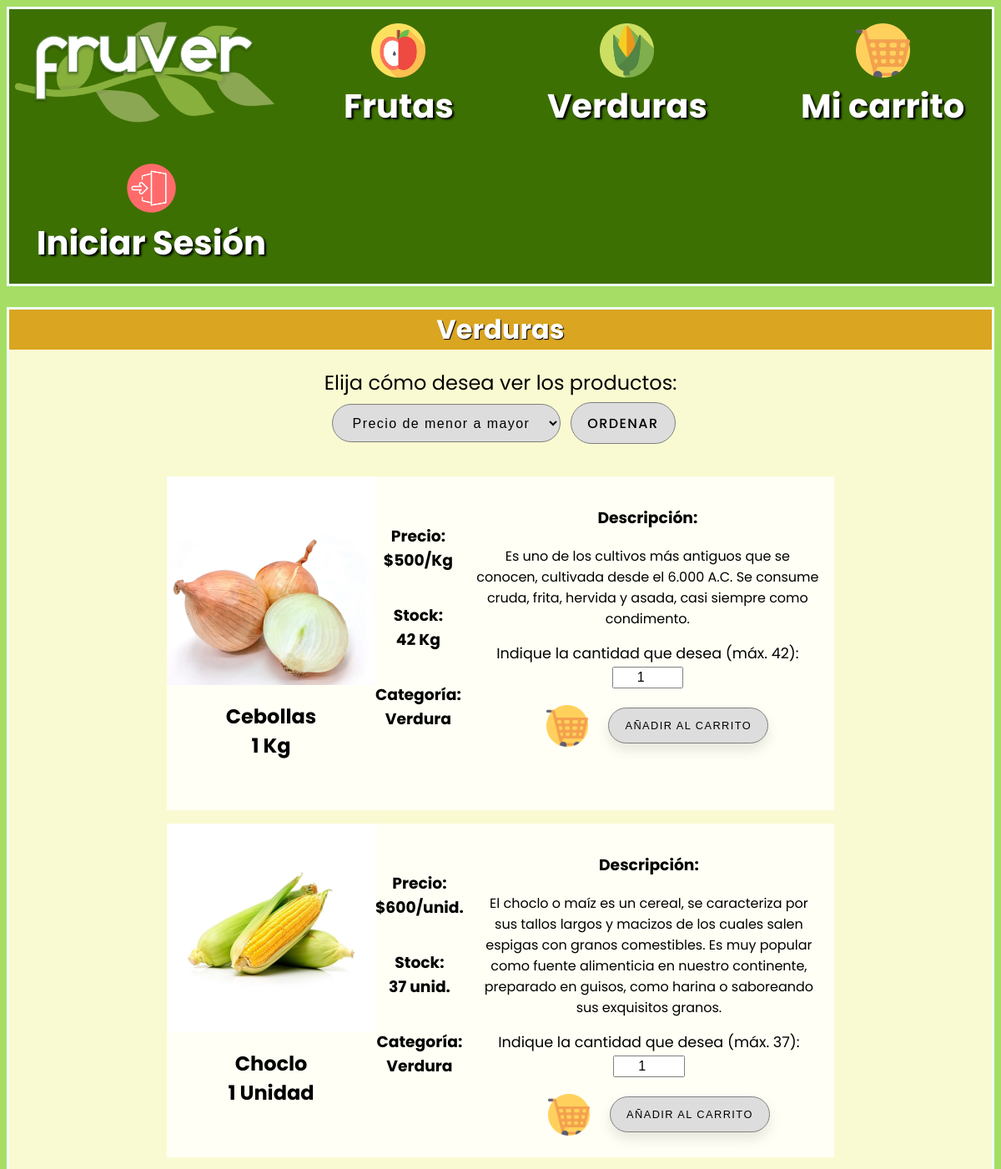
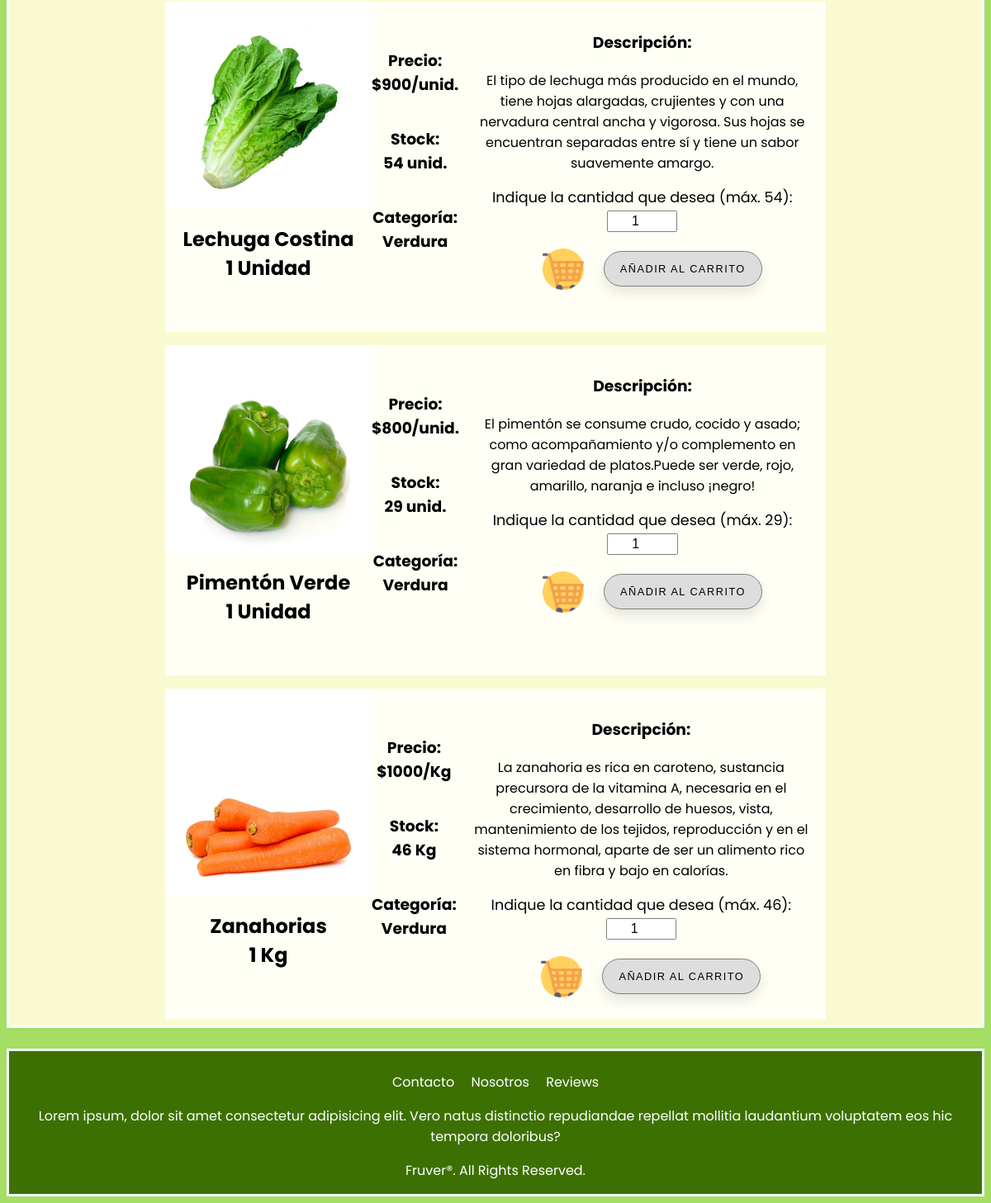
Page /pedidos/verduras/ on the committed database (2 pictures, top to bottom).
### Productos/models.py (models this page shows, shortened)
class Producto(models.Model):
    nombre_producto = models.CharField(max_length=30)
    tipo_producto = models.CharField(max_length=20)
    precio_producto = models.IntegerField(default=0)
    modo_venta = models.CharField(max_length=30)
    stock_producto = models.IntegerField(default=0)
    descripcion_producto = models.TextField(max_length=350)
    imagen_producto = models.ImageField(null=True, blank=True)

### Pedidos/views.py (the view)
# urls.py: path('verduras/', views.verduras, name='fruver-verduras'), #Sección de verduras a la venta
def verduras(request):
    verduras = Producto.objects.filter(tipo_producto='Verdura')
    context = {'verduras': verduras}
    return render(request, 'Pedidos/verduras.html', context)

### Pedidos/context_processor.py (called while the page is built)
def total_pedido(request):
    total = 0
    if request.user.is_authenticated:
        if "carrito" in request.session.keys():
            for key, value in request.session["carrito"].items():
                total += int(value["subtotal"])
    return {"total_pedido": total}

### Pedidos/templates/Pedidos/verduras.html (shortened to what this page needs)
{% extends "Home/base.html" %}
{% load static %}
{% block stylesheet %}
<link rel="stylesheet" href="{% static 'Pedidos/styles/verduras.css' %}">
{% endblock stylesheet %}
{% block content %}
    <h1>Verduras</h1>
    <section class="combobox" >
        <label for="ordenar">Elija cómo desea ver los productos:</label><br>
        <form action="{% url 'fruver-filtrarverduras' %}" method="POST">
            <select name="ordenar" id="ordenar">
                <option value="precio_producto">Precio de menor a mayor</option>
            </select>
            <button type="submit" class="order">Ordenar</button>
        </form><br>
    </section>
    <section class="productoss" >
        {% for verdura in verduras %}
            <div class="producto">
                <div class="box1">
                    <img src="{{verdura.imagen_producto.url}}" alt={{verdura.nombre_producto}} width="250" height="250">
                    <h2>{{verdura.nombre_producto}}<br>1 {{verdura.modo_venta}}</h2>
                </div>
                <div class="box2">
                    <h3>Precio:<br>${{verdura.precio_producto}}{% if verdura.modo_venta == 'Kg'%}/Kg{% elif verdura.modo_venta == 'Unidad'%}/unid.{% endif %}</h3>
                    {% if verdura.stock_producto == 0 %}
                        <h3 style="color: firebrick">Sin Stock</h3>
                    {% elif verdura.stock_producto > 0 %}
                        <h3>Stock:<br>{{verdura.stock_producto}} {% if verdura.modo_venta == 'Kg'%}Kg{% elif verdura.modo_venta == 'Unidad'%}unid.{% endif %}</h3>
                    {% endif %}
                    <h3>Categoría:<br>{{verdura.tipo_producto}}</h3>
                </div>
                <div class="box3">
                    <h3>Descripción:</h3>
                    <p>{{verdura.descripcion_producto}}</p>
                    <form action="{% url 'fruver-agregarproducto' verdura.id %}" method="POST">
                        <label class="cantidad" for="cantidad">Indique la cantidad que desea (máx. {{verdura.stock_producto}}):</label><br>
                        <input type="number" name="cantidad" id="cantidad" value="1" min="1" max={{verdura.stock_producto}} width="1"><br>
                        <div class="shoppingcart">
                            <img src="{% static 'Home/images/navbar/cart.png' %}" alt="Carrito de compras" width="50" height="50" style="margin:1rem 1.5rem;">
                            <button type="submit" class="addcart">Añadir al carrito</button>
                        </div>
                    </form>
                </div>
            </div>
        {% endfor %}
    </section>
{% endblock content %}

### Home/static/Home/styles/base.css (style rules this page uses)
body { font-family: 'Poppins', sans-serif; background-color: #a5dd65; }

### Pedidos/static/Pedidos/styles/verduras.css (style rules this page uses)
h1 { background-color: goldenrod; color: white; margin-top: 0rem; text-shadow: 1px 1px 1px black; }
label { font-size: 1.5rem; }
select { margin: 0.5rem; font-size: 1.3rem; border: solid 0.1rem grey; border-radius: 2rem; font-size: 1rem; letter-spacing: 0.09rem; padding: 0.8em 1.2em; color: black; background-color: rgb(221, 221, 221); }
.productoss { display: flex; flex-flow: row wrap; justify-content: center; align-items: center; }
.producto { background-color: rgb(255, 255, 245); width: 50rem; height: 25rem; margin: 0.5rem; display: flex; }
.box1 { display: flex; flex-flow: column wrap; }
.box2 { display: flex; flex-flow: column wrap; }
.box3 { margin: 1rem 1rem; font-size: 1rem; }
.cantidad { font-size: 1.1rem; }
.order { position: relative; font-size: 1rem; text-transform: uppercase; letter-spacing: 0.09rem; padding: 0.7em 1.2em; display: inline-block; border: solid 0.1rem grey; border-radius: 2rem; transition: all .2s; font-family: inherit; font-weight: 500; color: black; background-color: rgb(221, 221, 221); }
.order::after { content: ""; display: inline-block; height: 100%; width: 100%; border-radius: 100px; position: absolute; top: 0; left: 0; z-index: -1; transition: all .4s; }
.order::after { background-color: white; }
#cantidad { margin: 0.2rem; font-size: 1rem; border: solid 0.1rem grey; border-radius: 0.1rem; letter-spacing: 0.09rem; padding: 0.2em 0.1em; color: black; background-color: white; text-align: center; width: 5rem; }
.shoppingcart { display: flex; flex-flow: row wrap; justify-content: center; align-items: center; }
.addcart { padding: 1em 1.5em; font-size: 0.8rem; text-transform: uppercase; letter-spacing: 0.09rem; font-weight: 500; color: #000; background-color: rgb(221, 221, 221); border: solid 0.1rem grey; border-radius: 2rem; box-shadow: 0px 8px 15px rgba(0, 0, 0, 0.1); transition: all 0.3s ease 0s; cursor: pointer; outline: none; }

### rows in the picture
Producto: imagen_producto (picture), nombre_producto "Cebollas", modo_venta "Kg", precio_producto "500", shows "/Kg", stock_producto "42", tipo_producto "Verdura", descripcion_producto "Es uno de los cultivos más antiguos que se conocen, cultivada desde el 6.000 A.C. Se consume cruda, frita, hervida y asada, casi siempre como condimento."
Producto: imagen_producto (picture), nombre_producto "Choclo", modo_venta "Unidad", precio_producto "600", shows "/unid.", stock_producto "37", tipo_producto "Verdura", descripcion_producto "El choclo o maíz es un cereal, se caracteriza por sus tallos largos y macizos de los cuales salen espigas con granos comestibles. Es muy popular como fuente alimenticia en nuestro continente, preparado en guisos, como harina o saboreando sus exquisitos granos."
Producto: imagen_producto (picture), nombre_producto "Lechuga Costina", modo_venta "Unidad", precio_producto "900", shows "/unid.", stock_producto "54", tipo_producto "Verdura", descripcion_producto "El tipo de lechuga más producido en el mundo, tiene hojas alargadas, crujientes y con una nervadura central ancha y vigorosa. Sus hojas se encuentran separadas entre sí y tiene un sabor suavemente amargo."
Producto: imagen_producto (picture), nombre_producto "Pimentón Verde", modo_venta "Unidad", precio_producto "800", shows "/unid.", stock_producto "29", tipo_producto "Verdura", descripcion_producto "El pimentón se consume crudo, cocido y asado; como acompañamiento y/o complemento en gran variedad de platos.Puede ser verde, rojo, amarillo, naranja e incluso ¡negro!"
Producto: imagen_producto (picture), nombre_producto "Zanahorias", modo_venta "Kg", precio_producto "1000", shows "/Kg", stock_producto "46", tipo_producto "Verdura", descripcion_producto "La zanahoria es rica en caroteno, sustancia precursora de la vitamina A, necesaria en el crecimiento, desarrollo de huesos, vista, mantenimiento de los tejidos, reproducción y en el sistema hormonal, aparte de ser un alimento rico en fibra y bajo en calorías."
